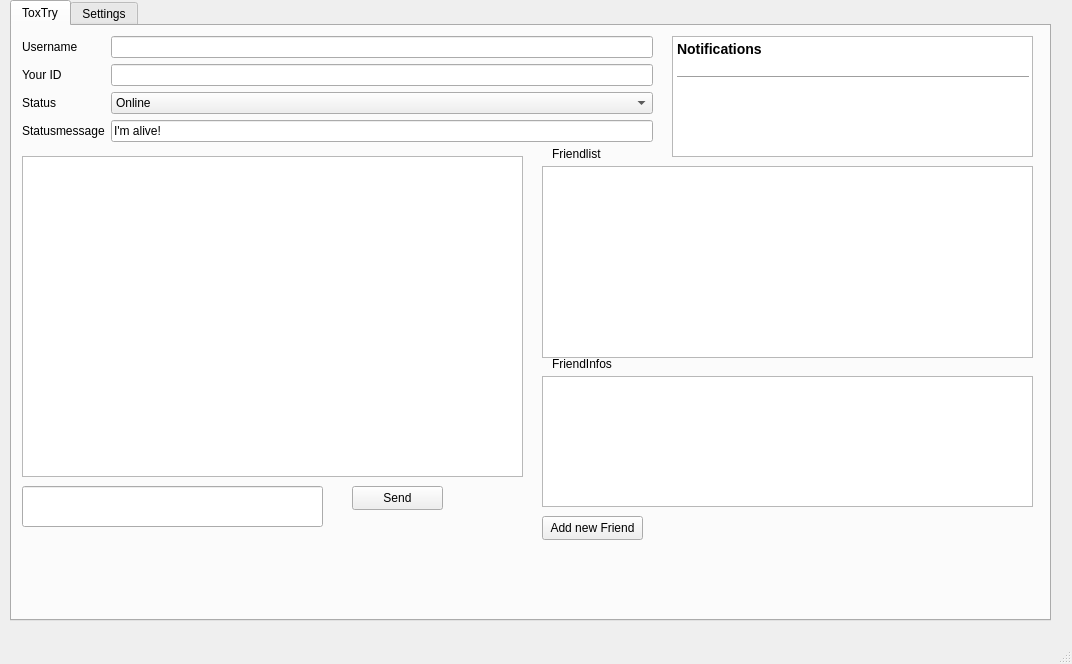
<?xml version="1.0" encoding="UTF-8"?>
<ui version="4.0">
 <class>MainWindow</class>
 <widget class="QMainWindow" name="MainWindow">
  <property name="geometry">
   <rect>
    <x>0</x>
    <y>0</y>
    <width>1072</width>
    <height>664</height>
   </rect>
  </property>
  <property name="windowTitle">
   <string>tryTox</string>
  </property>
  <widget class="QWidget" name="centralwidget">
   <widget class="QTabWidget" name="mainTab">
    <property name="geometry">
     <rect>
      <x>10</x>
      <y>0</y>
      <width>1041</width>
      <height>621</height>
     </rect>
    </property>
    <property name="sizePolicy">
     <sizepolicy hsizetype="Expanding" vsizetype="Expanding">
      <horstretch>0</horstretch>
      <verstretch>0</verstretch>
     </sizepolicy>
    </property>
    <property name="currentIndex">
     <number>0</number>
    </property>
    <widget class="QWidget" name="tab_9">
     <attribute name="icon">
      <iconset>
       <normaloff>logo.jpg</normaloff>logo.jpg</iconset>
     </attribute>
     <attribute name="title">
      <string>ToxTry</string>
     </attribute>
     <widget class="QTextEdit" name="toxTryChat">
      <property name="geometry">
       <rect>
        <x>10</x>
        <y>130</y>
        <width>501</width>
        <height>321</height>
       </rect>
      </property>
      <property name="readOnly">
       <bool>true</bool>
      </property>
     </widget>
     <widget class="QLineEdit" name="toxTrySendText">
      <property name="geometry">
       <rect>
        <x>10</x>
        <y>460</y>
        <width>301</width>
        <height>41</height>
       </rect>
      </property>
     </widget>
     <widget class="QPushButton" name="toxTrySendButton">
      <property name="geometry">
       <rect>
        <x>340</x>
        <y>460</y>
        <width>91</width>
        <height>24</height>
       </rect>
      </property>
      <property name="text">
       <string>Send</string>
      </property>
     </widget>
     <widget class="QListWidget" name="toxTryFriends">
      <property name="geometry">
       <rect>
        <x>530</x>
        <y>140</y>
        <width>491</width>
        <height>192</height>
       </rect>
      </property>
     </widget>
     <widget class="QWidget" name="gridLayoutWidget_5">
      <property name="geometry">
       <rect>
        <x>10</x>
        <y>10</y>
        <width>631</width>
        <height>107</height>
       </rect>
      </property>
      <layout class="QGridLayout" name="gridLayout_5">
       <item row="3" column="0">
        <widget class="QLabel" name="label_25">
         <property name="text">
          <string>Your ID</string>
         </property>
        </widget>
       </item>
       <item row="0" column="0">
        <widget class="QLabel" name="label_42">
         <property name="text">
          <string>Username</string>
         </property>
        </widget>
       </item>
       <item row="4" column="0">
        <widget class="QLabel" name="label_43">
         <property name="text">
          <string>Status</string>
         </property>
        </widget>
       </item>
       <item row="3" column="2">
        <widget class="QLineEdit" name="toxTryId"/>
       </item>
       <item row="0" column="2">
        <widget class="QLineEdit" name="toxTryUsername"/>
       </item>
       <item row="4" column="2">
        <widget class="QComboBox" name="toxTryStatus">
         <item>
          <property name="text">
           <string>Online</string>
          </property>
         </item>
         <item>
          <property name="text">
           <string>Away</string>
          </property>
         </item>
         <item>
          <property name="text">
           <string>Busy</string>
          </property>
         </item>
        </widget>
       </item>
       <item row="5" column="0">
        <widget class="QLabel" name="label_46">
         <property name="text">
          <string>Statusmessage</string>
         </property>
        </widget>
       </item>
       <item row="5" column="2">
        <widget class="QLineEdit" name="toxTryStatusMessage">
         <property name="text">
          <string>I'm alive!</string>
         </property>
        </widget>
       </item>
      </layout>
     </widget>
     <widget class="QLabel" name="label_44">
      <property name="geometry">
       <rect>
        <x>540</x>
        <y>120</y>
        <width>101</width>
        <height>16</height>
       </rect>
      </property>
      <property name="text">
       <string>Friendlist</string>
      </property>
     </widget>
     <widget class="QLabel" name="label_45">
      <property name="geometry">
       <rect>
        <x>540</x>
        <y>330</y>
        <width>111</width>
        <height>16</height>
       </rect>
      </property>
      <property name="text">
       <string>FriendInfos</string>
      </property>
     </widget>
     <widget class="QTextEdit" name="toxTryFriendInfos">
      <property name="geometry">
       <rect>
        <x>530</x>
        <y>350</y>
        <width>491</width>
        <height>131</height>
       </rect>
      </property>
      <property name="documentTitle">
       <string notr="true"/>
      </property>
      <property name="undoRedoEnabled">
       <bool>false</bool>
      </property>
      <property name="readOnly">
       <bool>true</bool>
      </property>
     </widget>
     <widget class="QTextEdit" name="toxTryNotifications">
      <property name="geometry">
       <rect>
        <x>660</x>
        <y>10</y>
        <width>361</width>
        <height>121</height>
       </rect>
      </property>
      <property name="documentTitle">
       <string notr="true"/>
      </property>
      <property name="undoRedoEnabled">
       <bool>false</bool>
      </property>
      <property name="readOnly">
       <bool>true</bool>
      </property>
      <property name="html">
       <string>&lt;!DOCTYPE HTML PUBLIC &quot;-//W3C//DTD HTML 4.0//EN&quot; &quot;http://www.w3.org/TR/REC-html40/strict.dtd&quot;&gt;
&lt;html&gt;&lt;head&gt;&lt;meta name=&quot;qrichtext&quot; content=&quot;1&quot; /&gt;&lt;style type=&quot;text/css&quot;&gt;
p, li { white-space: pre-wrap; }
&lt;/style&gt;&lt;/head&gt;&lt;body style=&quot; font-family:'Ubuntu'; font-size:9pt; font-weight:400; font-style:normal;&quot;&gt;
&lt;p style=&quot; margin-top:14px; margin-bottom:12px; margin-left:0px; margin-right:0px; -qt-block-indent:0; text-indent:0px;&quot;&gt;&lt;span style=&quot; font-size:large; font-weight:600;&quot;&gt;Notifications&lt;/span&gt;&lt;/p&gt;
&lt;hr /&gt;
&lt;p style=&quot;-qt-paragraph-type:empty; margin-top:0px; margin-bottom:0px; margin-left:0px; margin-right:0px; -qt-block-indent:0; text-indent:0px;&quot;&gt;&lt;br /&gt;&lt;/p&gt;&lt;/body&gt;&lt;/html&gt;</string>
      </property>
     </widget>
     <widget class="QPushButton" name="toxTryNewFriendRequest">
      <property name="geometry">
       <rect>
        <x>530</x>
        <y>490</y>
        <width>101</width>
        <height>24</height>
       </rect>
      </property>
      <property name="text">
       <string>Add new Friend</string>
      </property>
     </widget>
    </widget>
    <widget class="QWidget" name="settings">
     <attribute name="title">
      <string>Settings</string>
     </attribute>
     <widget class="QWidget" name="formLayoutWidget_7">
      <property name="geometry">
       <rect>
        <x>10</x>
        <y>10</y>
        <width>351</width>
        <height>251</height>
       </rect>
      </property>
      <layout class="QFormLayout" name="formLayout_7">
       <property name="labelAlignment">
        <set>Qt::AlignLeading|Qt::AlignLeft|Qt::AlignVCenter</set>
       </property>
       <item row="2" column="0">
        <widget class="QLabel" name="label_23">
         <property name="text">
          <string>Configs</string>
         </property>
        </widget>
       </item>
       <item row="3" column="0" colspan="2">
        <widget class="QListWidget" name="configList"/>
       </item>
       <item row="4" column="0">
        <widget class="QLabel" name="label_26">
         <property name="text">
          <string>Key</string>
         </property>
        </widget>
       </item>
       <item row="5" column="0">
        <widget class="QLabel" name="label_27">
         <property name="text">
          <string>Value</string>
         </property>
        </widget>
       </item>
       <item row="4" column="1">
        <widget class="QLineEdit" name="configKey"/>
       </item>
       <item row="5" column="1">
        <widget class="QLineEdit" name="configValue"/>
       </item>
       <item row="6" column="0">
        <widget class="QPushButton" name="createConfig">
         <property name="text">
          <string>Create</string>
         </property>
        </widget>
       </item>
       <item row="6" column="1">
        <widget class="QPushButton" name="saveConfig">
         <property name="text">
          <string>Save</string>
         </property>
        </widget>
       </item>
       <item row="7" column="1">
        <widget class="QPushButton" name="deleteConfig">
         <property name="text">
          <string>Delete</string>
         </property>
        </widget>
       </item>
      </layout>
     </widget>
     <widget class="QTextEdit" name="textEdit">
      <property name="geometry">
       <rect>
        <x>450</x>
        <y>20</y>
        <width>501</width>
        <height>261</height>
       </rect>
      </property>
      <property name="undoRedoEnabled">
       <bool>false</bool>
      </property>
      <property name="readOnly">
       <bool>true</bool>
      </property>
      <property name="html">
       <string>&lt;!DOCTYPE HTML PUBLIC &quot;-//W3C//DTD HTML 4.0//EN&quot; &quot;http://www.w3.org/TR/REC-html40/strict.dtd&quot;&gt;
&lt;html&gt;&lt;head&gt;&lt;meta name=&quot;qrichtext&quot; content=&quot;1&quot; /&gt;&lt;style type=&quot;text/css&quot;&gt;
p, li { white-space: pre-wrap; }
&lt;/style&gt;&lt;/head&gt;&lt;body style=&quot; font-family:'Ubuntu'; font-size:9pt; font-weight:400; font-style:normal;&quot;&gt;
&lt;p style=&quot; margin-top:12px; margin-bottom:12px; margin-left:0px; margin-right:0px; -qt-block-indent:0; text-indent:0px;&quot;&gt;&lt;span style=&quot; font-family:'Sans Serif'; font-size:18pt; text-decoration: underline;&quot;&gt;Avaible Config-Keys&lt;/span&gt;&lt;/p&gt;
&lt;p style=&quot; margin-top:12px; margin-bottom:12px; margin-left:0px; margin-right:0px; -qt-block-indent:0; text-indent:0px;&quot;&gt;&lt;span style=&quot; font-family:'Sans Serif';&quot;&gt;* lang / language = language - put the right filename (*.qm in your folder) there&lt;/span&gt;&lt;/p&gt;
&lt;p style=&quot; margin-top:12px; margin-bottom:12px; margin-left:0px; margin-right:0px; -qt-block-indent:0; text-indent:0px;&quot;&gt;&lt;span style=&quot; font-family:'Sans Serif';&quot;&gt;* encrypted : 1=CAST, 2=Blowfish, 3=DES3,4=ARC4,5=XOR,6=AES,7=ARC2 (you need to install pycrypto / python3-crypto @ *buntu). Put &amp;quot;None&amp;quot; as value for going back to cleartext. Encryption shouldn't need any restart.&lt;/span&gt;&lt;/p&gt;
&lt;p style=&quot; margin-top:12px; margin-bottom:12px; margin-left:0px; margin-right:0px; -qt-block-indent:0; text-indent:0px;&quot;&gt;&lt;span style=&quot; font-family:'Sans Serif';&quot;&gt;Restart is needed after changes!&lt;/span&gt;&lt;/p&gt;
&lt;p style=&quot;-qt-paragraph-type:empty; margin-top:12px; margin-bottom:12px; margin-left:0px; margin-right:0px; -qt-block-indent:0; text-indent:0px; font-family:'Sans Serif';&quot;&gt;&lt;br /&gt;&lt;/p&gt;&lt;/body&gt;&lt;/html&gt;</string>
      </property>
     </widget>
    </widget>
   </widget>
  </widget>
  <widget class="QMenuBar" name="menubar">
   <property name="geometry">
    <rect>
     <x>0</x>
     <y>0</y>
     <width>1072</width>
     <height>21</height>
    </rect>
   </property>
  </widget>
  <widget class="QStatusBar" name="statusbar"/>
 </widget>
 <resources/>
 <connections/>
</ui>
